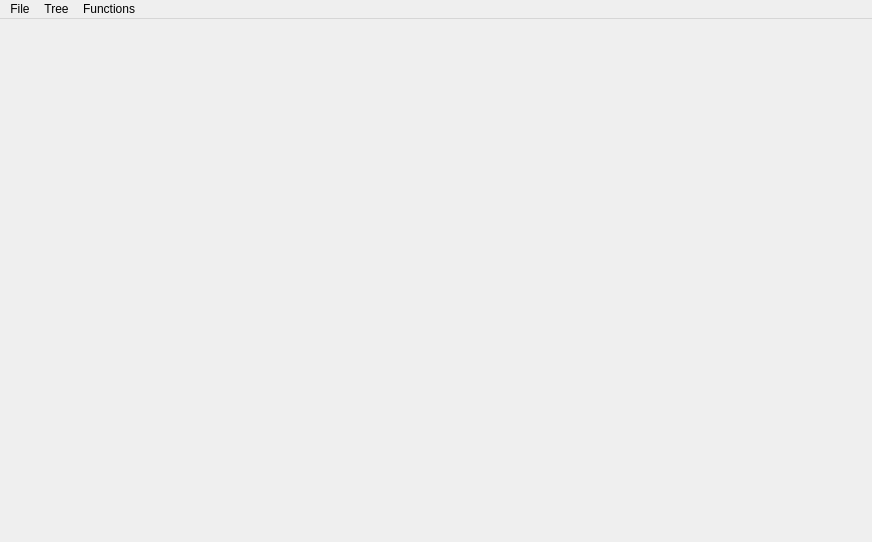
<?xml version="1.0" encoding="UTF-8"?>
<ui version="4.0">
 <class>MainWindow</class>
 <widget class="QMainWindow" name="MainWindow">
  <property name="geometry">
   <rect>
    <x>0</x>
    <y>0</y>
    <width>872</width>
    <height>542</height>
   </rect>
  </property>
  <property name="minimumSize">
   <size>
    <width>872</width>
    <height>542</height>
   </size>
  </property>
  <property name="maximumSize">
   <size>
    <width>16777215</width>
    <height>16777215</height>
   </size>
  </property>
  <property name="windowTitle">
   <string>Project &quot;Railway&quot;</string>
  </property>
  <property name="styleSheet">
   <string notr="true">font: 12pt &quot;Arial&quot;;
</string>
  </property>
  <widget class="QWidget" name="centralWidget">
   <property name="minimumSize">
    <size>
     <width>0</width>
     <height>0</height>
    </size>
   </property>
   <property name="cursor">
    <cursorShape>CrossCursor</cursorShape>
   </property>
   <property name="styleSheet">
    <string notr="true">#centralWidget {
background-color: transparent;
border-image: url(:/Parovoz.jpg);
background: none;
background-repeat: none;
}</string>
   </property>
  </widget>
  <widget class="QMenuBar" name="menuBar">
   <property name="geometry">
    <rect>
     <x>0</x>
     <y>0</y>
     <width>872</width>
     <height>23</height>
    </rect>
   </property>
   <widget class="QMenu" name="menuFile">
    <property name="title">
     <string>File</string>
    </property>
    <addaction name="actionSave"/>
    <addaction name="actionOpen"/>
   </widget>
   <widget class="QMenu" name="menuTree">
    <property name="title">
     <string>Tree</string>
    </property>
    <addaction name="actionAdd"/>
    <addaction name="actionDel"/>
    <addaction name="actionEdit"/>
    <addaction name="actionShow"/>
   </widget>
   <widget class="QMenu" name="menuFunctions">
    <property name="title">
     <string>Functions</string>
    </property>
    <addaction name="actionRateRailStations"/>
    <addaction name="actionShowTrip"/>
    <addaction name="actionShowByRoute"/>
   </widget>
   <addaction name="menuFile"/>
   <addaction name="menuTree"/>
   <addaction name="menuFunctions"/>
  </widget>
  <action name="actionSave">
   <property name="text">
    <string>Save</string>
   </property>
  </action>
  <action name="actionOpen">
   <property name="text">
    <string>Open</string>
   </property>
  </action>
  <action name="actionAdd">
   <property name="text">
    <string>Add</string>
   </property>
  </action>
  <action name="actionDel">
   <property name="text">
    <string>Del</string>
   </property>
  </action>
  <action name="actionEdit">
   <property name="text">
    <string>Edit</string>
   </property>
  </action>
  <action name="actionFind_group">
   <property name="text">
    <string>Find group by kurator/headman/student</string>
   </property>
  </action>
  <action name="actionEqual_2_facs_specs_groups_students">
   <property name="text">
    <string>Equal 2 facs/specs/groups/students</string>
   </property>
  </action>
  <action name="actionShow_facs_by_amounf_of_students">
   <property name="text">
    <string>Show facs by amounf of students</string>
   </property>
  </action>
  <action name="actionShow_groups_by_avarage_bal">
   <property name="text">
    <string>Show groups by avarage bal</string>
   </property>
  </action>
  <action name="actionRateRailStations">
   <property name="text">
    <string>RateRailStations</string>
   </property>
  </action>
  <action name="actionShowTrip">
   <property name="text">
    <string>ShowTrip</string>
   </property>
  </action>
  <action name="actionShowByRoute">
   <property name="text">
    <string>ShowByRoute</string>
   </property>
  </action>
  <action name="actionShow">
   <property name="text">
    <string>Show</string>
   </property>
  </action>
 </widget>
 <layoutdefault spacing="6" margin="11"/>
 <resources/>
 <connections/>
</ui>
